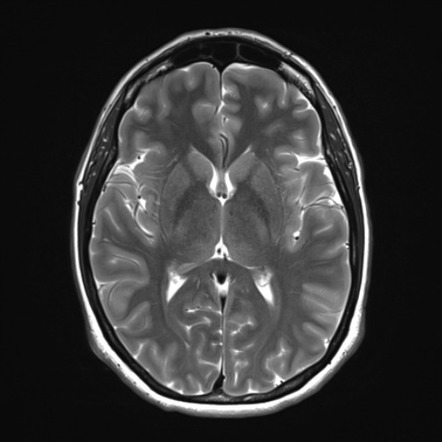
#> input picture TumorDatasetFinal/no/image (19).jpg, 442 x 442 px; its folder holds only this picture in this run
$ jupyter execute --allow-errors ConvNetTumorIdentifier.ipynb   (shell and % lines are left out)
#> lines starting #> are read from the running program, lines starting #| are printed output that depends on the picture; after the words box and inside, x2 and y2 are one past the last pixel; in counts of white or black regions, pixels touching at a corner belong together
#> in load_data, image is the input picture: shape (442, 442, 3); min 3, max 255, mean 53.8
[cell 1]
# Import useful packages
import tensorflow as tf
from tensorflow.keras.layers import Conv2D, Input, ZeroPadding2D, BatchNormalization, Activation, MaxPooling2D, Flatten, Dense
from tensorflow.keras.models import Model, load_model
from tensorflow.keras.callbacks import TensorBoard, ModelCheckpoint
from sklearn.model_selection import train_test_split
from sklearn.metrics import f1_score, classification_report
from sklearn.utils import shuffle
import cv2
import imutils
import numpy as np
import matplotlib.pyplot as plt
import time
from os import listdir, path
import copy
import random

[cell 2]
# Converts a rbg image to grayscale
def rgb2gray(rgb):
    return np.dot(rgb[...,:3], [0.2989, 0.5870, 0.1140])

def crop_brain_contour(image, plot=False):

    # Convert the image to grayscale, and blur it slightly
#> called with plot = False
    if (len(image.shape) < 3):
        gray = image
    else:
        gray = cv2.cvtColor(image, cv2.COLOR_BGR2GRAY)
    gray = cv2.GaussianBlur(gray, (5, 5), 0)

    # Threshold the image, then perform a series of erosions +
    # dilations to remove any small regions of noise
    thresh = cv2.threshold(gray, 45, 255, cv2.THRESH_BINARY)[1]
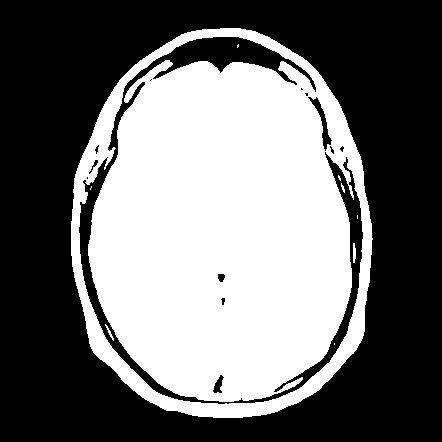
#> thresh: shape (442, 442); 43.7% white; 9 white regions (6 under 20 px), largest, box (x1, y1, x2, y2) and area: (71, 28, 373, 418) 85275, (353, 243, 356, 263) 51, (105, 324, 114, 341) 36
    thresh = cv2.erode(thresh, None, iterations=2)
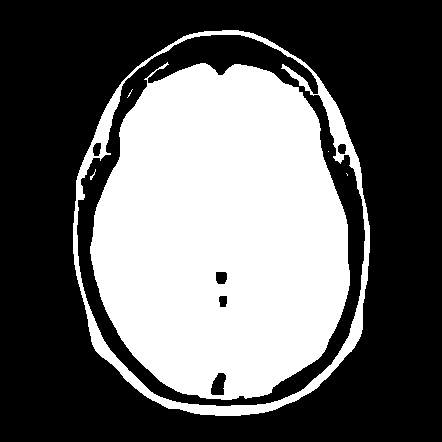
#> thresh: shape (442, 442); 38.8% white; 6 white regions (4 under 20 px), largest, box (x1, y1, x2, y2) and area: (90, 62, 350, 400) 67778, (73, 30, 370, 416) 8014
    thresh = cv2.dilate(thresh, None, iterations=2)
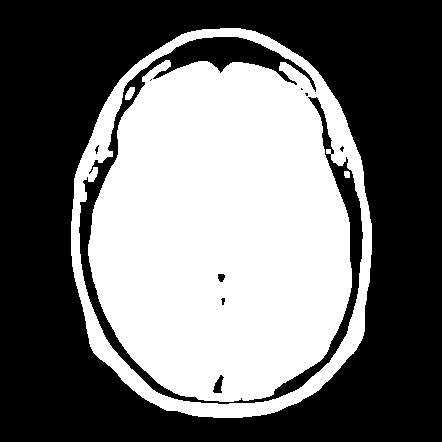
#> thresh: shape (442, 442); 43.4% white; 3 white regions

    # Find contours in thresholded image, then grab the largest one
    cnts = cv2.findContours(thresh.copy(), cv2.RETR_EXTERNAL, cv2.CHAIN_APPROX_SIMPLE)
#> cnts = 1 contour; box (x1, y1, x2, y2) and area: (71, 28, 372, 418) 94420
    cnts = imutils.grab_contours(cnts)
    c = max(cnts, key=cv2.contourArea)
#> c = contour of 449 points, box (x1, y1, x2, y2) (71, 28, 372, 418), area 94420


    # Find the extreme points
    extLeft = tuple(c[c[:, :, 0].argmin()][0])
#> extLeft = (71, 221)
    extRight = tuple(c[c[:, :, 0].argmax()][0])
#> extRight = (371, 254)
    extTop = tuple(c[c[:, :, 1].argmin()][0])
#> extTop = (220, 28)
    extBot = tuple(c[c[:, :, 1].argmax()][0])
#> extBot = (213, 417)

    # crop new image out of the original image using the four extreme points (left, right, top, bottom)
    new_image = image[extTop[1]:extBot[1], extLeft[0]:extRight[0]]
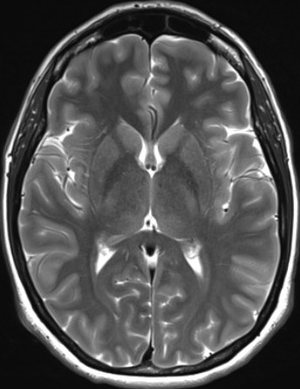
#> new_image: shape (389, 300, 3); min 3, max 255, mean 82.4
    new_image = cv2.Canny(new_image,30,100)
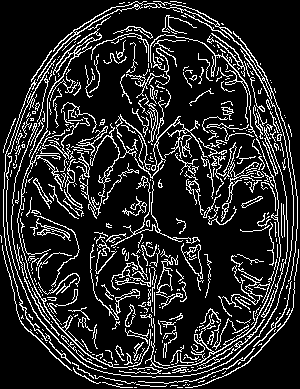
#> new_image: shape (389, 300); 15.6% white in thin lines or dots

    if plot:
        plt.figure()

        plt.subplot(1, 2, 1)
        plt.imshow(image)

        plt.tick_params(axis='both', which='both',
                        top=False, bottom=False, left=False, right=False,
                        labelbottom=False, labeltop=False, labelleft=False, labelright=False)

        plt.title('Original Image')

        plt.subplot(1, 2, 2)
        plt.imshow(new_image)

        plt.tick_params(axis='both', which='both',
                        top=False, bottom=False, left=False, right=False,
                        labelbottom=False, labeltop=False, labelleft=False, labelright=False)

        plt.title('Cropped Image')

        plt.show()

    return new_image

# Load entire dataset
# Input: Dictionary of directories of images and their associated class, and 2-tuple representing size of the image
# Output: Features (N, image_size[1], image_size[2]) and class labels (N,), where N is the number of images in the dataset
def load_data(dir_dict, image_size):

    X = []
    y = []
    image_width, image_height = image_size

    for directory in dir_dict:

        # Output is 0 for no, 1 for yes
        #y_val = 0
        #if directory.endswith('yes'):
            #y_val = 1

        for filename in listdir(directory):
            # load the image
            image = cv2.imread(path.join(directory, filename), cv2.IMREAD_UNCHANGED)
            image = crop_brain_contour(image, plot=False) # Comment this out to use the unfiltered images
            image = cv2.resize(image, dsize=(image_width, image_height), interpolation=cv2.INTER_NEAREST)
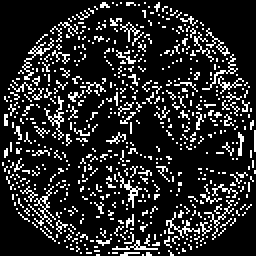
#> image: shape (128, 128) (shown 2 times larger); 15.9% white in thin lines or dots

            # Convert image to grayscale if necessary
            if len(image.shape) != 2:
                image = rgb2gray(image)

            # normalize values
            image = image / 255.
#> image: shape (128, 128) float64; values 0 (black) and 1 (white), 15.9% white in thin lines or dots

            # Add to dataset
            X.append(image)
            y.append(dir_dict[directory])


    X = np.array(X)
    y = np.array(y)

    # Shuffle the data for good measure
    X, y = shuffle(X, y, random_state=0)

    #print(f'Number of examples is: {len(X)}')
    #print(f'X shape is: {X.shape}')
    #print(f'y shape is: {y.shape}')

    return X, y

# Split dataset
# [4 lines left out: function split_data, not called in this run]

[cell 3]
def build_model(input_shape): # tuple in the shape of  model input ex: (image_width, image_height, #channels)

    # Define the input placeholder as a tensor with shape input_shape.
    X_input = Input(input_shape)

    # Zero-Padding: pads the border of X_input with zeroes
    X = ZeroPadding2D((2, 2))(X_input)

    # CONV -> BN -> RELU Block applied to X
    X = Conv2D(32, (7, 7), strides=(1, 1), name='conv0')(X)
    X = BatchNormalization(axis=3, name='bn0')(X)
    X = Activation('relu')(X)

    # MAXPOOL
    X = MaxPooling2D((4, 4), name='max_pool0')(X)

    # MAXPOOL
    X = MaxPooling2D((4, 4), name='max_pool1')(X)

    # FLATTEN X
    X = Flatten()(X)
    # FULLYCONNECTED
    X = Dense(1, activation='sigmoid', name='fc')(X)

    # Create model
    model = Model(inputs=X_input, outputs=X, name='BrainDetectionModel')

    return model

# Function which plots loss, accuracy, recall, precision and f1 of the trained model
# [64 lines left out: function plot_metrics, not called in this run]

[cell 4]
# Defining useful variables
#dir_list = ['TumorIdentifier/no', 'TumorIdentifier/yes']
dir_dict = {'TumorDatasetFinal/no' : 0,
            'TumorDatasetFinal/yes' : 1
           }
image_size = (128, 128)

# Set random seeds
np.random.seed(0)
random.seed(0)

#> (a cell that did not finish here is left out)

#> (a cell that did not finish here is left out)

[cell 7]
# Build the convolutional network model (To re-train the model, re-run from this cell)
tf.random.set_seed(0) # Must reset the TensorFlow random seed every time we re-train the model
#> (this line was passed over: tensorflow is not available in this run)

#> (the rest of this cell did not finish here and is left out)
